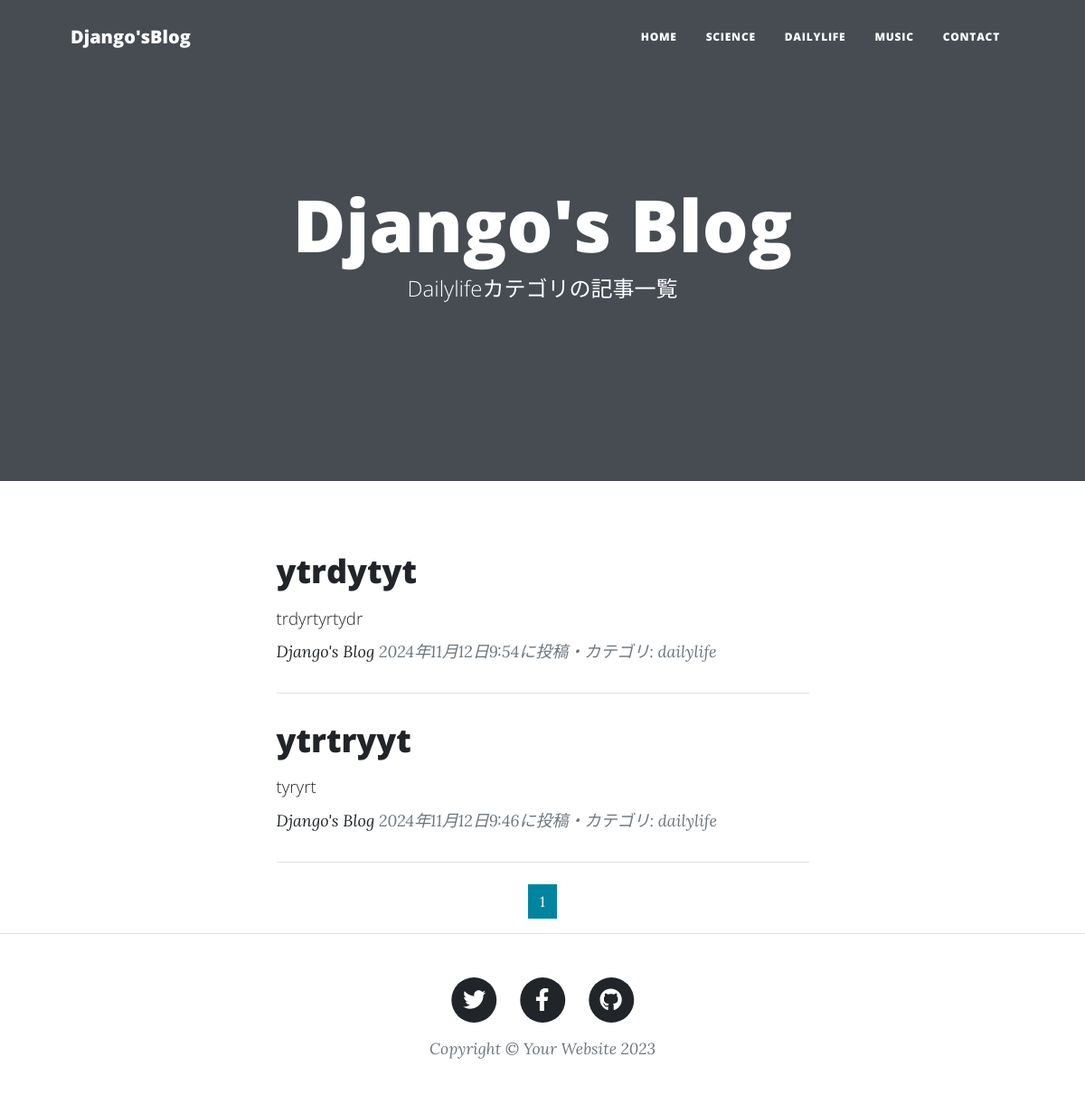
/dailylife-list/, run on the app's committed database.
### blogapp/models.py (models this page shows)
class BlogPost(models.Model):
    CATEGORY = (('science','科学のこと'),('dailylife','日常のこと'),('music','音楽のこと'))
    title = models.CharField(
        verbose_name='タイトル',
        max_length=200
        )
    content = models.TextField(
        verbose_name='本文'
        )
    posted_at = models.DateTimeField(
        verbose_name='投稿日時',
        auto_now_add=True)
    category = models.CharField(
        verbose_name='カテゴリ',
        max_length=50,
        choices=CATEGORY
        )

### blogapp/views.py (the view)
def dailylife_view(request):
    records=BlogPost.objects.filter(category='dailylife'
                                    ).order_by('-posted_at')
    paginator = Paginator(records,2)
    page_number = request.GET.get('page',1)
    pages = paginator.page(page_number)
    return render(
        request,'dailylife_list.html', {'orderby_records': pages})

### blogapp/templates/dailylife_list.html (shortened to what this page needs)
{% extends 'base.html' %}
{% load static %}
        {% block header %}
        <header class="masthead" style="background-image: url{% static 'assets/img/home-bg.jpg' %}">
            <div class="container position-relative px-4 px-lg-5">
                <div class="row gx-4 gx-lg-5 justify-content-center">
                    <div class="col-md-10 col-lg-8 col-xl-7">
                        <div class="site-heading">
                            <h1>Django's Blog</h1>
                            <span class="subheading">Dailylifeカテゴリの記事一覧</span>
                        </div>
                    </div>
                </div>
            </div>
        </header>
        {% endblock %}
        {% block contents %}
        <div class="container px-4 px-lg-5">
            <div class="row gx-4 gx-lg-5 justify-content-center">
                <div class="col-md-10 col-lg-8 col-xl-7">
                    {% for record in orderby_records %}
                    <div class="post-preview">
                        <a href="{% url 'blogapp:blog_detail' record.pk %}">
                            <h2 class="post-title">
                                {{record.title}}</h2>
                            <h3 class="post-subtitle">
                                <span style="font-size : 14pt">
                                    {{record.content|truncatechars:50}}
                                </span>
                            </h3>
                        </a>
                        <p class="post-meta">
                            <a href="#">Django's Blog</a>
                            {{record.posted_at}}に投稿・カテゴリ:
                            {{record.category}}</p>
                    </div>
                    <hr class="my-4" />
                    {% endfor %}
                  {% include "pagination.html" %}
                </div>
            </div>
        </div>
        {% endblock %}

### data on the page
BlogPost: title "ytrdytyt", content "trdyrtyrtydr", posted_at "2024年11月12日9:54", category "dailylife"
BlogPost: title "ytrtryyt", content "tyryrt", posted_at "2024年11月12日9:46", category "dailylife"

### other printed values
{{ num }} "1"
